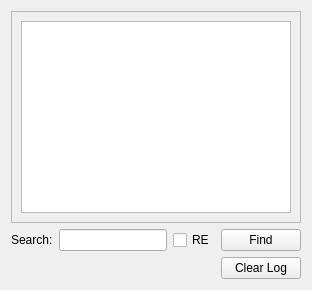
      <widget class="QWidget" name="mainTabLog">
       <attribute name="title">
        <string>Log</string>
       </attribute>
       <layout class="QVBoxLayout" name="verticalLayout_8">
        <item>
         <widget class="QFrame" name="frame_5">
          <property name="frameShape">
           <enum>QFrame::StyledPanel</enum>
          </property>
          <property name="frameShadow">
           <enum>QFrame::Raised</enum>
          </property>
          <layout class="QVBoxLayout" name="verticalLayout_13">
           <item>
            <widget class="QTableWidget" name="logTableWidget"/>
           </item>
          </layout>
         </widget>
        </item>
        <item>
         <layout class="QHBoxLayout" name="horizontalLayout_3">
          <item>
           <widget class="QLabel" name="label_15">
            <property name="text">
             <string>Search:</string>
            </property>
           </widget>
          </item>
          <item>
           <widget class="QLineEdit" name="logSearchLineEdit"/>
          </item>
          <item>
           <widget class="QCheckBox" name="logSearchRECheckbox">
            <property name="text">
             <string>RE</string>
            </property>
           </widget>
          </item>
          <item>
           <widget class="QPushButton" name="logSearchFindButton">
            <property name="text">
             <string>Find</string>
            </property>
           </widget>
          </item>
         </layout>
        </item>
        <item>
         <layout class="QHBoxLayout" name="horizontalLayout_5">
          <item>
           <spacer name="horizontalSpacer_8">
            <property name="orientation">
             <enum>Qt::Horizontal</enum>
            </property>
            <property name="sizeHint" stdset="0">
             <size>
              <width>40</width>
              <height>20</height>
             </size>
            </property>
           </spacer>
          </item>
          <item>
           <widget class="QPushButton" name="logTableClearLogButton">
            <property name="text">
             <string>Clear Log</string>
            </property>
           </widget>
          </item>
         </layout>
        </item>
       </layout>
      </widget>
